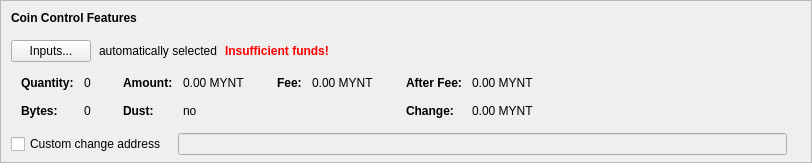
      <widget class="QFrame" name="frameCoinControl">
       <property name="sizePolicy">
        <sizepolicy hsizetype="Expanding" vsizetype="Fixed">
         <horstretch>0</horstretch>
         <verstretch>0</verstretch>
        </sizepolicy>
       </property>
       <property name="maximumSize">
        <size>
         <width>16777215</width>
         <height>16777215</height>
        </size>
       </property>
       <property name="frameShape">
        <enum>QFrame::StyledPanel</enum>
       </property>
       <property name="frameShadow">
        <enum>QFrame::Sunken</enum>
       </property>
       <layout class="QVBoxLayout" name="verticalLayoutCoinControl2">
        <property name="spacing">
         <number>0</number>
        </property>
        <property name="leftMargin">
         <number>0</number>
        </property>
        <property name="topMargin">
         <number>0</number>
        </property>
        <property name="rightMargin">
         <number>0</number>
        </property>
        <property name="bottomMargin">
         <number>6</number>
        </property>
        <item>
         <layout class="QVBoxLayout" name="verticalLayoutCoinControl" stretch="0,0,0,0,0">
          <property name="spacing">
           <number>0</number>
          </property>
          <property name="leftMargin">
           <number>10</number>
          </property>
          <property name="topMargin">
           <number>10</number>
          </property>
          <item>
           <layout class="QHBoxLayout" name="horizontalLayoutCoinControl1">
            <property name="bottomMargin">
             <number>15</number>
            </property>
            <item>
             <widget class="QLabel" name="labelCoinControlFeatures">
              <property name="sizePolicy">
               <sizepolicy hsizetype="Preferred" vsizetype="Maximum">
                <horstretch>0</horstretch>
                <verstretch>0</verstretch>
               </sizepolicy>
              </property>
              <property name="font">
               <font>
                <weight>75</weight>
                <bold>true</bold>
               </font>
              </property>
              <property name="styleSheet">
               <string notr="true">font-weight:bold;</string>
              </property>
              <property name="text">
               <string>Coin Control Features</string>
              </property>
             </widget>
            </item>
           </layout>
          </item>
          <item>
           <layout class="QHBoxLayout" name="horizontalLayoutCoinControl2" stretch="0,0,0,0">
            <property name="spacing">
             <number>8</number>
            </property>
            <property name="bottomMargin">
             <number>10</number>
            </property>
            <item>
             <widget class="QPushButton" name="pushButtonCoinControl">
              <property name="styleSheet">
               <string notr="true"/>
              </property>
              <property name="text">
               <string>Inputs...</string>
              </property>
              <property name="autoDefault">
               <bool>false</bool>
              </property>
             </widget>
            </item>
            <item>
             <widget class="QLabel" name="labelCoinControlAutomaticallySelected">
              <property name="text">
               <string>automatically selected</string>
              </property>
              <property name="margin">
               <number>5</number>
              </property>
             </widget>
            </item>
            <item>
             <widget class="QLabel" name="labelCoinControlInsuffFunds">
              <property name="font">
               <font>
                <weight>75</weight>
                <bold>true</bold>
               </font>
              </property>
              <property name="styleSheet">
               <string notr="true">color:red;font-weight:bold;</string>
              </property>
              <property name="text">
               <string>Insufficient funds!</string>
              </property>
              <property name="margin">
               <number>5</number>
              </property>
             </widget>
            </item>
            <item>
             <spacer name="horizontalSpacerCoinControl">
              <property name="orientation">
               <enum>Qt::Horizontal</enum>
              </property>
              <property name="sizeHint" stdset="0">
               <size>
                <width>40</width>
                <height>1</height>
               </size>
              </property>
             </spacer>
            </item>
           </layout>
          </item>
          <item>
           <widget class="QWidget" name="widgetCoinControl" native="true">
            <property name="sizePolicy">
             <sizepolicy hsizetype="Preferred" vsizetype="Preferred">
              <horstretch>0</horstretch>
              <verstretch>0</verstretch>
             </sizepolicy>
            </property>
            <property name="minimumSize">
             <size>
              <width>0</width>
              <height>0</height>
             </size>
            </property>
            <property name="styleSheet">
             <string notr="true"/>
            </property>
            <layout class="QHBoxLayout" name="horizontalLayoutCoinControl5">
             <property name="leftMargin">
              <number>0</number>
             </property>
             <property name="topMargin">
              <number>0</number>
             </property>
             <property name="rightMargin">
              <number>0</number>
             </property>
             <property name="bottomMargin">
              <number>0</number>
             </property>
             <item>
              <layout class="QHBoxLayout" name="horizontalLayoutCoinControl3" stretch="0,0,0,1">
               <property name="spacing">
                <number>20</number>
               </property>
               <property name="topMargin">
                <number>0</number>
               </property>
               <property name="bottomMargin">
                <number>10</number>
               </property>
               <item>
                <layout class="QFormLayout" name="formLayoutCoinControl1">
                 <property name="horizontalSpacing">
                  <number>10</number>
                 </property>
                 <property name="verticalSpacing">
                  <number>14</number>
                 </property>
                 <property name="leftMargin">
                  <number>10</number>
                 </property>
                 <property name="topMargin">
                  <number>4</number>
                 </property>
                 <property name="rightMargin">
                  <number>6</number>
                 </property>
                 <item row="0" column="0">
                  <widget class="QLabel" name="labelCoinControlQuantityText">
                   <property name="font">
                    <font>
                     <weight>75</weight>
                     <bold>true</bold>
                    </font>
                   </property>
                   <property name="text">
                    <string>Quantity:</string>
                   </property>
                   <property name="margin">
                    <number>0</number>
                   </property>
                  </widget>
                 </item>
                 <item row="0" column="1">
                  <widget class="QLabel" name="labelCoinControlQuantity">
                   <property name="cursor">
                    <cursorShape>IBeamCursor</cursorShape>
                   </property>
                   <property name="contextMenuPolicy">
                    <enum>Qt::ActionsContextMenu</enum>
                   </property>
                   <property name="text">
                    <string notr="true">0</string>
                   </property>
                   <property name="margin">
                    <number>0</number>
                   </property>
                   <property name="textInteractionFlags">
                    <set>Qt::LinksAccessibleByMouse|Qt::TextSelectableByKeyboard|Qt::TextSelectableByMouse</set>
                   </property>
                  </widget>
                 </item>
                 <item row="1" column="0">
                  <widget class="QLabel" name="labelCoinControlBytesText">
                   <property name="font">
                    <font>
                     <weight>75</weight>
                     <bold>true</bold>
                    </font>
                   </property>
                   <property name="text">
                    <string>Bytes:</string>
                   </property>
                  </widget>
                 </item>
                 <item row="1" column="1">
                  <widget class="QLabel" name="labelCoinControlBytes">
                   <property name="cursor">
                    <cursorShape>IBeamCursor</cursorShape>
                   </property>
                   <property name="contextMenuPolicy">
                    <enum>Qt::ActionsContextMenu</enum>
                   </property>
                   <property name="text">
                    <string notr="true">0</string>
                   </property>
                   <property name="textInteractionFlags">
                    <set>Qt::LinksAccessibleByMouse|Qt::TextSelectableByKeyboard|Qt::TextSelectableByMouse</set>
                   </property>
                  </widget>
                 </item>
                </layout>
               </item>
               <item>
                <layout class="QFormLayout" name="formLayoutCoinControl2">
                 <property name="horizontalSpacing">
                  <number>10</number>
                 </property>
                 <property name="verticalSpacing">
                  <number>14</number>
                 </property>
                 <property name="leftMargin">
                  <number>6</number>
                 </property>
                 <property name="topMargin">
                  <number>4</number>
                 </property>
                 <property name="rightMargin">
                  <number>6</number>
                 </property>
                 <item row="0" column="0">
                  <widget class="QLabel" name="labelCoinControlAmountText">
                   <property name="font">
                    <font>
                     <weight>75</weight>
                     <bold>true</bold>
                    </font>
                   </property>
                   <property name="text">
                    <string>Amount:</string>
                   </property>
                   <property name="margin">
                    <number>0</number>
                   </property>
                  </widget>
                 </item>
                 <item row="0" column="1">
                  <widget class="QLabel" name="labelCoinControlAmount">
                   <property name="cursor">
                    <cursorShape>IBeamCursor</cursorShape>
                   </property>
                   <property name="contextMenuPolicy">
                    <enum>Qt::ActionsContextMenu</enum>
                   </property>
                   <property name="text">
                    <string notr="true">0.00 MYNT</string>
                   </property>
                   <property name="textInteractionFlags">
                    <set>Qt::LinksAccessibleByMouse|Qt::TextSelectableByKeyboard|Qt::TextSelectableByMouse</set>
                   </property>
                  </widget>
                 </item>
                 <item row="1" column="0">
                  <widget class="QLabel" name="labelCoinControlLowOutputText">
                   <property name="font">
                    <font>
                     <weight>75</weight>
                     <bold>true</bold>
                    </font>
                   </property>
                   <property name="text">
                    <string>Dust:</string>
                   </property>
                  </widget>
                 </item>
                 <item row="1" column="1">
                  <widget class="QLabel" name="labelCoinControlLowOutput">
                   <property name="cursor">
                    <cursorShape>IBeamCursor</cursorShape>
                   </property>
                   <property name="contextMenuPolicy">
                    <enum>Qt::ActionsContextMenu</enum>
                   </property>
                   <property name="text">
                    <string notr="true">no</string>
                   </property>
                   <property name="textInteractionFlags">
                    <set>Qt::LinksAccessibleByMouse|Qt::TextSelectableByKeyboard|Qt::TextSelectableByMouse</set>
                   </property>
                  </widget>
                 </item>
                </layout>
               </item>
               <item>
                <layout class="QFormLayout" name="formLayoutCoinControl3">
                 <property name="horizontalSpacing">
                  <number>10</number>
                 </property>
                 <property name="verticalSpacing">
                  <number>14</number>
                 </property>
                 <property name="leftMargin">
                  <number>6</number>
                 </property>
                 <property name="topMargin">
                  <number>4</number>
                 </property>
                 <property name="rightMargin">
                  <number>6</number>
                 </property>
                 <item row="0" column="0">
                  <widget class="QLabel" name="labelCoinControlFeeText">
                   <property name="font">
                    <font>
                     <weight>75</weight>
                     <bold>true</bold>
                    </font>
                   </property>
                   <property name="text">
                    <string>Fee:</string>
                   </property>
                   <property name="margin">
                    <number>0</number>
                   </property>
                  </widget>
                 </item>
                 <item row="0" column="1">
                  <widget class="QLabel" name="labelCoinControlFee">
                   <property name="cursor">
                    <cursorShape>IBeamCursor</cursorShape>
                   </property>
                   <property name="contextMenuPolicy">
                    <enum>Qt::ActionsContextMenu</enum>
                   </property>
                   <property name="text">
                    <string notr="true">0.00 MYNT</string>
                   </property>
                   <property name="textInteractionFlags">
                    <set>Qt::LinksAccessibleByMouse|Qt::TextSelectableByKeyboard|Qt::TextSelectableByMouse</set>
                   </property>
                  </widget>
                 </item>
                </layout>
               </item>
               <item>
                <layout class="QFormLayout" name="formLayoutCoinControl4">
                 <property name="horizontalSpacing">
                  <number>10</number>
                 </property>
                 <property name="verticalSpacing">
                  <number>14</number>
                 </property>
                 <property name="leftMargin">
                  <number>6</number>
                 </property>
                 <property name="topMargin">
                  <number>4</number>
                 </property>
                 <property name="rightMargin">
                  <number>6</number>
                 </property>
                 <item row="0" column="0">
                  <widget class="QLabel" name="labelCoinControlAfterFeeText">
                   <property name="font">
                    <font>
                     <weight>75</weight>
                     <bold>true</bold>
                    </font>
                   </property>
                   <property name="text">
                    <string>After Fee:</string>
                   </property>
                   <property name="margin">
                    <number>0</number>
                   </property>
                  </widget>
                 </item>
                 <item row="0" column="1">
                  <widget class="QLabel" name="labelCoinControlAfterFee">
                   <property name="cursor">
                    <cursorShape>IBeamCursor</cursorShape>
                   </property>
                   <property name="contextMenuPolicy">
                    <enum>Qt::ActionsContextMenu</enum>
                   </property>
                   <property name="text">
                    <string notr="true">0.00 MYNT</string>
                   </property>
                   <property name="textInteractionFlags">
                    <set>Qt::LinksAccessibleByMouse|Qt::TextSelectableByKeyboard|Qt::TextSelectableByMouse</set>
                   </property>
                  </widget>
                 </item>
                 <item row="1" column="0">
                  <widget class="QLabel" name="labelCoinControlChangeText">
                   <property name="font">
                    <font>
                     <weight>75</weight>
                     <bold>true</bold>
                    </font>
                   </property>
                   <property name="text">
                    <string>Change:</string>
                   </property>
                  </widget>
                 </item>
                 <item row="1" column="1">
                  <widget class="QLabel" name="labelCoinControlChange">
                   <property name="cursor">
                    <cursorShape>IBeamCursor</cursorShape>
                   </property>
                   <property name="contextMenuPolicy">
                    <enum>Qt::ActionsContextMenu</enum>
                   </property>
                   <property name="text">
                    <string notr="true">0.00 MYNT</string>
                   </property>
                   <property name="textInteractionFlags">
                    <set>Qt::LinksAccessibleByMouse|Qt::TextSelectableByKeyboard|Qt::TextSelectableByMouse</set>
                   </property>
                  </widget>
                 </item>
                </layout>
               </item>
              </layout>
             </item>
            </layout>
           </widget>
          </item>
          <item>
           <layout class="QHBoxLayout" name="horizontalLayoutCoinControl4" stretch="0,0,0">
            <property name="spacing">
             <number>12</number>
            </property>
            <property name="sizeConstraint">
             <enum>QLayout::SetDefaultConstraint</enum>
            </property>
            <property name="topMargin">
             <number>5</number>
            </property>
            <property name="rightMargin">
             <number>5</number>
            </property>
            <item>
             <widget class="QCheckBox" name="checkBoxCoinControlChange">
              <property name="toolTip">
               <string>If this is activated, but the change address is empty or invalid, change will be sent to a newly generated address.</string>
              </property>
              <property name="text">
               <string>Custom change address</string>
              </property>
             </widget>
            </item>
            <item>
             <widget class="QValidatedLineEdit" name="lineEditCoinControlChange">
              <property name="enabled">
               <bool>false</bool>
              </property>
              <property name="sizePolicy">
               <sizepolicy hsizetype="Expanding" vsizetype="Fixed">
                <horstretch>0</horstretch>
                <verstretch>0</verstretch>
               </sizepolicy>
              </property>
             </widget>
            </item>
            <item>
             <widget class="QLabel" name="labelCoinControlChangeLabel">
              <property name="sizePolicy">
               <sizepolicy hsizetype="Preferred" vsizetype="Expanding">
                <horstretch>0</horstretch>
                <verstretch>0</verstretch>
               </sizepolicy>
              </property>
              <property name="minimumSize">
               <size>
                <width>0</width>
                <height>0</height>
               </size>
              </property>
              <property name="text">
               <string/>
              </property>
              <property name="margin">
               <number>3</number>
              </property>
             </widget>
            </item>
           </layout>
          </item>
          <item>
           <spacer name="verticalSpacerCoinControl">
            <property name="orientation">
             <enum>Qt::Vertical</enum>
            </property>
            <property name="sizeHint" stdset="0">
             <size>
              <width>800</width>
              <height>1</height>
             </size>
            </property>
           </spacer>
          </item>
         </layout>
        </item>
       </layout>
      </widget>
